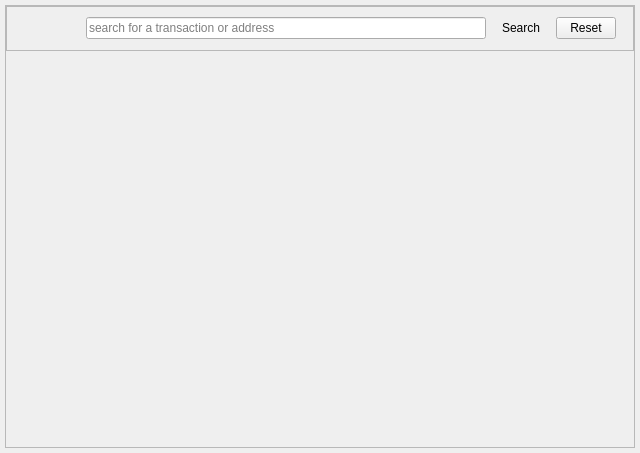
<?xml version="1.0" encoding="UTF-8"?>
<ui version="4.0">
 <class>ExplorerWidget</class>
 <widget class="QWidget" name="ExplorerWidget">
  <property name="geometry">
   <rect>
    <x>0</x>
    <y>0</y>
    <width>640</width>
    <height>453</height>
   </rect>
  </property>
  <property name="sizePolicy">
   <sizepolicy hsizetype="Expanding" vsizetype="Expanding">
    <horstretch>0</horstretch>
    <verstretch>0</verstretch>
   </sizepolicy>
  </property>
  <property name="windowTitle">
   <string>Explorer</string>
  </property>
  <layout class="QVBoxLayout" name="verticalLayout_2">
   <property name="spacing">
    <number>5</number>
   </property>
   <property name="leftMargin">
    <number>5</number>
   </property>
   <property name="topMargin">
    <number>5</number>
   </property>
   <property name="rightMargin">
    <number>5</number>
   </property>
   <property name="bottomMargin">
    <number>5</number>
   </property>
   <item>
    <widget class="QFrame" name="frame">
     <property name="frameShape">
      <enum>QFrame::StyledPanel</enum>
     </property>
     <property name="frameShadow">
      <enum>QFrame::Raised</enum>
     </property>
     <layout class="QVBoxLayout" name="verticalLayout" stretch="2,22">
      <property name="spacing">
       <number>0</number>
      </property>
      <property name="leftMargin">
       <number>0</number>
      </property>
      <property name="topMargin">
       <number>0</number>
      </property>
      <property name="rightMargin">
       <number>0</number>
      </property>
      <property name="bottomMargin">
       <number>0</number>
      </property>
      <item>
       <widget class="QFrame" name="frame_2">
        <property name="minimumSize">
         <size>
          <width>0</width>
          <height>45</height>
         </size>
        </property>
        <property name="maximumSize">
         <size>
          <width>16777215</width>
          <height>45</height>
         </size>
        </property>
        <property name="frameShape">
         <enum>QFrame::StyledPanel</enum>
        </property>
        <property name="frameShadow">
         <enum>QFrame::Raised</enum>
        </property>
        <property name="darkFrame" stdset="0">
         <bool>true</bool>
        </property>
        <layout class="QHBoxLayout" name="horizontalLayout">
         <property name="spacing">
          <number>5</number>
         </property>
         <property name="leftMargin">
          <number>5</number>
         </property>
         <property name="topMargin">
          <number>2</number>
         </property>
         <property name="rightMargin">
          <number>0</number>
         </property>
         <property name="bottomMargin">
          <number>2</number>
         </property>
         <item>
          <widget class="QPushButton" name="btnBack">
           <property name="sizePolicy">
            <sizepolicy hsizetype="Fixed" vsizetype="Fixed">
             <horstretch>0</horstretch>
             <verstretch>0</verstretch>
            </sizepolicy>
           </property>
           <property name="maximumSize">
            <size>
             <width>24</width>
             <height>24</height>
            </size>
           </property>
           <property name="focusPolicy">
            <enum>Qt::NoFocus</enum>
           </property>
           <property name="text">
            <string/>
           </property>
           <property name="icon">
            <iconset resource="armory.qrc">
             <normaloff>:/resources/left-arrow.png</normaloff>:/resources/left-arrow.png</iconset>
           </property>
           <property name="flat">
            <bool>true</bool>
           </property>
          </widget>
         </item>
         <item>
          <widget class="QPushButton" name="btnForward">
           <property name="sizePolicy">
            <sizepolicy hsizetype="Fixed" vsizetype="Fixed">
             <horstretch>0</horstretch>
             <verstretch>0</verstretch>
            </sizepolicy>
           </property>
           <property name="maximumSize">
            <size>
             <width>24</width>
             <height>24</height>
            </size>
           </property>
           <property name="baseSize">
            <size>
             <width>0</width>
             <height>0</height>
            </size>
           </property>
           <property name="focusPolicy">
            <enum>Qt::NoFocus</enum>
           </property>
           <property name="text">
            <string/>
           </property>
           <property name="icon">
            <iconset resource="armory.qrc">
             <normaloff>:/resources/right-arrow.png</normaloff>:/resources/right-arrow.png</iconset>
           </property>
           <property name="flat">
            <bool>true</bool>
           </property>
          </widget>
         </item>
         <item>
          <spacer name="horizontalSpacer">
           <property name="orientation">
            <enum>Qt::Horizontal</enum>
           </property>
           <property name="sizeType">
            <enum>QSizePolicy::Expanding</enum>
           </property>
           <property name="sizeHint" stdset="0">
            <size>
             <width>120</width>
             <height>20</height>
            </size>
           </property>
          </spacer>
         </item>
         <item>
          <widget class="QLineEdit" name="searchBox">
           <property name="minimumSize">
            <size>
             <width>400</width>
             <height>0</height>
            </size>
           </property>
           <property name="placeholderText">
            <string>search for a transaction or address</string>
           </property>
          </widget>
         </item>
         <item>
          <widget class="QPushButton" name="btnSearch">
           <property name="minimumSize">
            <size>
             <width>60</width>
             <height>0</height>
            </size>
           </property>
           <property name="text">
            <string>Search</string>
           </property>
           <property name="flat">
            <bool>true</bool>
           </property>
          </widget>
         </item>
         <item>
          <widget class="QPushButton" name="btnReset">
           <property name="minimumSize">
            <size>
             <width>60</width>
             <height>0</height>
            </size>
           </property>
           <property name="text">
            <string>Reset</string>
           </property>
          </widget>
         </item>
         <item>
          <spacer name="horizontalSpacer_2">
           <property name="orientation">
            <enum>Qt::Horizontal</enum>
           </property>
           <property name="sizeType">
            <enum>QSizePolicy::Expanding</enum>
           </property>
           <property name="sizeHint" stdset="0">
            <size>
             <width>120</width>
             <height>20</height>
            </size>
           </property>
          </spacer>
         </item>
        </layout>
       </widget>
      </item>
      <item>
       <widget class="QStackedWidget" name="stackedWidget">
        <property name="sizePolicy">
         <sizepolicy hsizetype="Preferred" vsizetype="Expanding">
          <horstretch>0</horstretch>
          <verstretch>0</verstretch>
         </sizepolicy>
        </property>
        <property name="currentIndex">
         <number>0</number>
        </property>
        <widget class="BlockDetailsWidget" name="Block"/>
        <widget class="TransactionDetailsWidget" name="Transaction"/>
        <widget class="AddressDetailsWidget" name="Address"/>
       </widget>
      </item>
     </layout>
    </widget>
   </item>
  </layout>
 </widget>
 <customwidgets>
  <customwidget>
   <class>TransactionDetailsWidget</class>
   <extends>QWidget</extends>
   <header>TransactionDetailsWidget.h</header>
   <container>1</container>
  </customwidget>
  <customwidget>
   <class>AddressDetailsWidget</class>
   <extends>QWidget</extends>
   <header>AddressDetailsWidget.h</header>
   <container>1</container>
  </customwidget>
  <customwidget>
   <class>BlockDetailsWidget</class>
   <extends>QWidget</extends>
   <header>BlockDetailsWidget.h</header>
   <container>1</container>
  </customwidget>
 </customwidgets>
 <resources>
  <include location="armory.qrc"/>
  <include location="armory.qrc"/>
 </resources>
 <connections/>
</ui>
